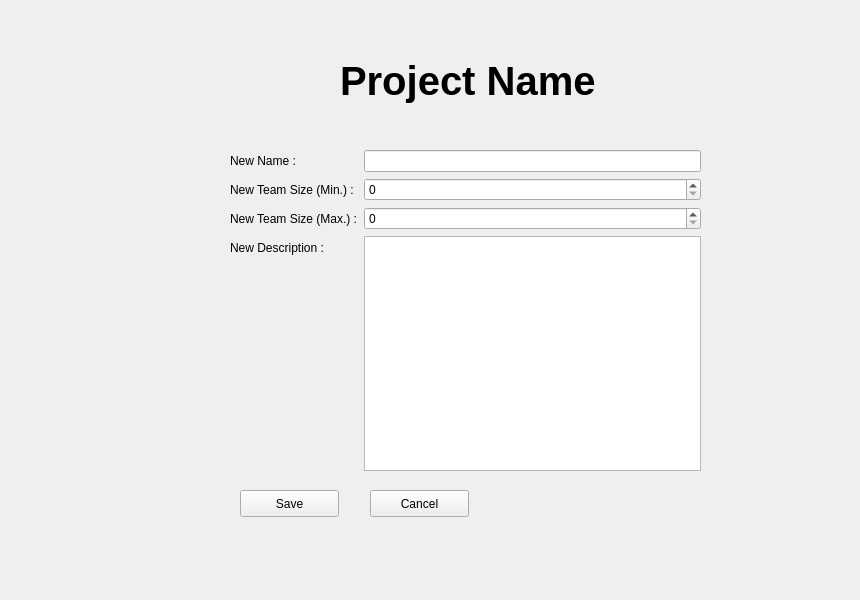
<?xml version="1.0" encoding="UTF-8"?>
<ui version="4.0">
 <class>EditProjectPage</class>
 <widget class="QWidget" name="EditProjectPage">
  <property name="geometry">
   <rect>
    <x>0</x>
    <y>0</y>
    <width>860</width>
    <height>600</height>
   </rect>
  </property>
  <property name="windowTitle">
   <string>Form</string>
  </property>
  <widget class="QWidget" name="formLayoutWidget">
   <property name="geometry">
    <rect>
     <x>230</x>
     <y>150</y>
     <width>471</width>
     <height>321</height>
    </rect>
   </property>
   <layout class="QFormLayout" name="formLayout">
    <item row="0" column="0">
     <widget class="QLabel" name="label_2">
      <property name="text">
       <string>New Name :</string>
      </property>
     </widget>
    </item>
    <item row="0" column="1">
     <widget class="QLineEdit" name="lineEdit"/>
    </item>
    <item row="2" column="0">
     <widget class="QLabel" name="label_3">
      <property name="text">
       <string>New Team Size (Min.) :</string>
      </property>
     </widget>
    </item>
    <item row="3" column="0">
     <widget class="QLabel" name="label_4">
      <property name="text">
       <string>New Team Size (Max.) :</string>
      </property>
     </widget>
    </item>
    <item row="4" column="1">
     <widget class="QTextEdit" name="textEdit"/>
    </item>
    <item row="2" column="1">
     <widget class="QSpinBox" name="spinBox"/>
    </item>
    <item row="3" column="1">
     <widget class="QSpinBox" name="spinBox_2"/>
    </item>
    <item row="4" column="0">
     <widget class="QLabel" name="label_5">
      <property name="text">
       <string>New Description :</string>
      </property>
     </widget>
    </item>
   </layout>
  </widget>
  <widget class="QPushButton" name="pushButton_2">
   <property name="geometry">
    <rect>
     <x>370</x>
     <y>490</y>
     <width>99</width>
     <height>27</height>
    </rect>
   </property>
   <property name="text">
    <string>Cancel</string>
   </property>
  </widget>
  <widget class="QPushButton" name="pushButton">
   <property name="geometry">
    <rect>
     <x>240</x>
     <y>490</y>
     <width>99</width>
     <height>27</height>
    </rect>
   </property>
   <property name="text">
    <string>Save</string>
   </property>
  </widget>
  <widget class="QLabel" name="label">
   <property name="geometry">
    <rect>
     <x>340</x>
     <y>50</y>
     <width>261</width>
     <height>61</height>
    </rect>
   </property>
   <property name="font">
    <font>
     <family>Ubuntu</family>
     <pointsize>30</pointsize>
     <weight>75</weight>
     <bold>true</bold>
    </font>
   </property>
   <property name="text">
    <string>Project Name</string>
   </property>
  </widget>
 </widget>
 <resources/>
 <connections/>
</ui>
